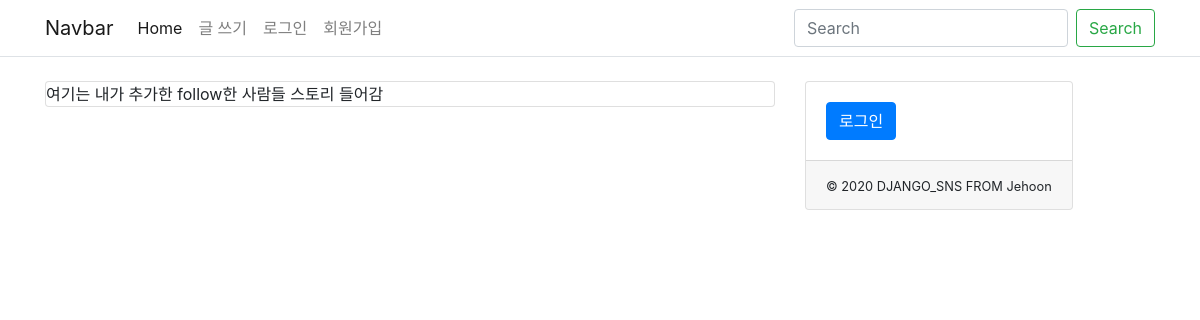
Before: / with the older database file.
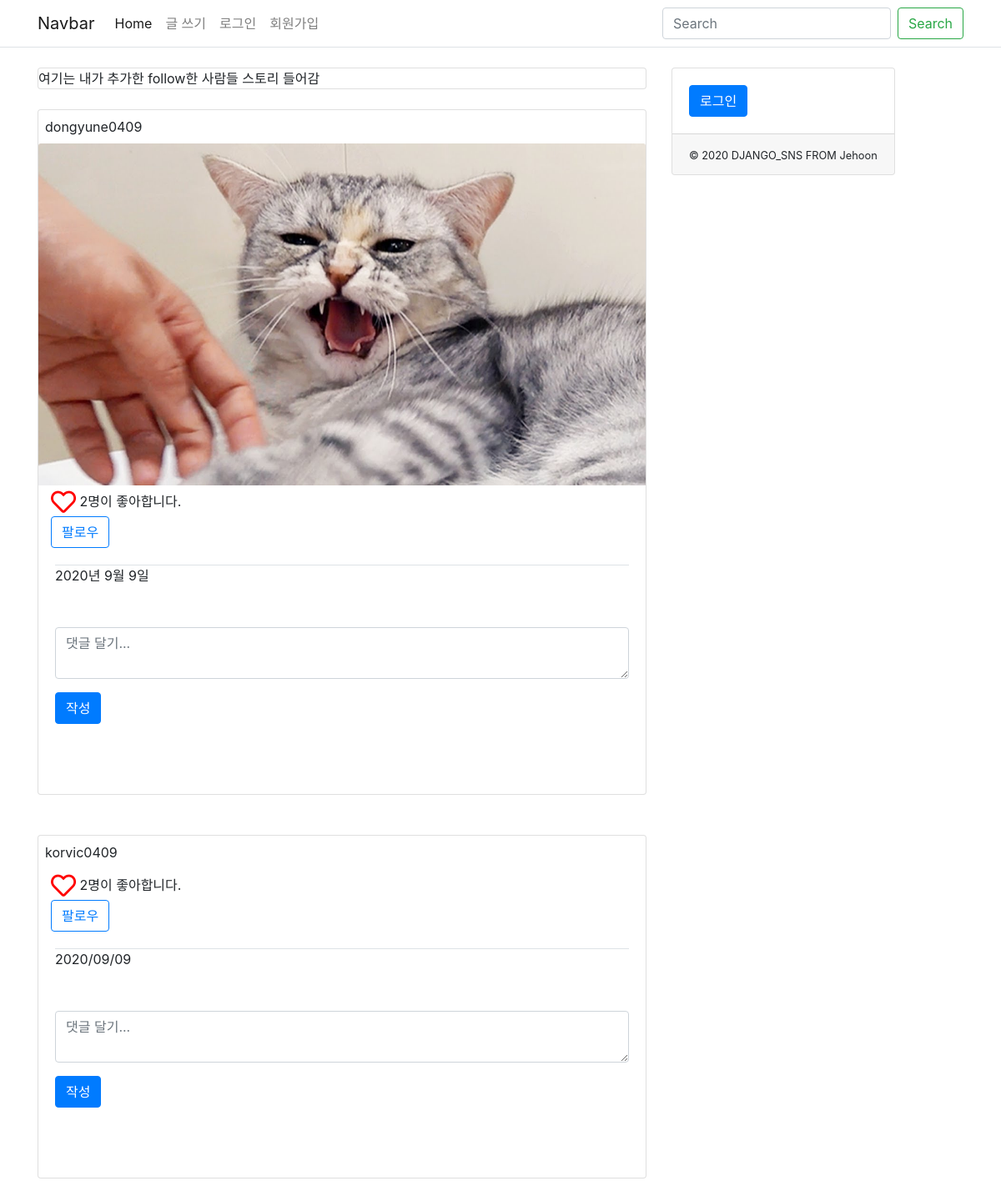
After: the same page with the newer database file.
### posts/models.py (models this page shows)
class Post(models.Model):
    title = models.CharField(max_length=50, null=False)
    content = models.TextField()
    view_count = models.IntegerField(default=0)
    image = models.ImageField(upload_to="image/post")
    user = models.ForeignKey(User, on_delete = models.CASCADE)
    like_user_set = models.ManyToManyField(User, blank=True, related_name='like_user_set', through='Like')
    created_at = models.DateTimeField(auto_now_add=True)
    updated_at = models.DateTimeField(auto_now=True)
    @property
    def like_count(self):
        return self.like_user_set.count()

### django_sns/views.py (the view)
# urls.py: 2. Add a URL to urlpatterns:  path('', views.home, name='home')
def home(request):
    context = {
        'user': request.user,
        'posts': Post.objects.all(),
        'comments': Comment.objects.all()
    }
    return render(request, 'home.html', context)

### templates/home.html (shortened to what this page needs)
{% extends 'base.html' %}
{% block content %}
<div class="sns-container">
    <div class="row">
        <div class="col-8">
            <div class="card mt-4 mb-4">
                여기는 내가 추가한 follow한 사람들 스토리 들어감
            </div>
            {% for post in posts %}
                <div class="card mb-5 sns-card">
                    <div class="row pt-2 pr-2 pl-2 pb-2">
                        <div class="col">
                            <span>{{ post.user.username }}</span>
                        </div>
                    </div>
                    {% if post.image %}
                        <img class="card-img-top" src="{{ post.image.url }}" alt="Card image cap">
                    {% endif %}
                    <div class="row">
                        <div class="col" style="margin-left:15px; margin-top: 5px;">
                            <span>
                                <a href="{% url 'posts:post_like' post.id %}" style="color: red;">
                                    {% if user in post.like_user_set.all %}
                                        <i class="fas fa-heart" style="font-size: 30px;"></i>
                                    {% else %}
                                        <i class="far fa-heart" style="font-size: 30px;"></i>
                                    {% endif %}
                                </a>
                            </span>
                            <span style="vertical-align: super;">{{ post.like_count }}명이 좋아합니다.</span>
                            <div class="follow-btn">
                                {% if user != post.user %}
                                    {% if user.profile in post.user.profile.followers.all %}
                                        <a href="{% url 'users:follow_toggle' post.user.id %}" class="btn btn-primary">팔로잉</a>
                                    {% else %}
                                        <a href="{% url 'users:follow_toggle' post.user.id %}" class="btn btn-outline-primary">팔로우</a>
                                    {% endif %}
                                {% endif %}
                            </div>
                        </div>
                    </div>
                    <div class="card-body">
                        <div class="comment-section border-top">
                        {{ post.content }}
                            <form action="{% url 'posts:create_comment' post.id %}" method="POST" style="margin-top: 50px;" class="create-comment-form">
                                <div class="form-group">
                                    <textarea class="form-control" name="content" placeholder="댓글 달기..." required></textarea>
                                </div>
                                <button type="submit" class="btn btn-primary comment-submit-button">작성</button>
                            </form><br>
                        </div>
                    </div>
                </div>
            {% endfor %}
        </div>
        <div class="col-4">
            <div class="card mt-4 position-fixed">
                <div class="card-body">
                    {% if user.is_authenticated %}
                        <h5 class="card-title">{{ user.username }}님 환영합니다.</h5>
                        <a href="#" class="btn btn-primary">마이페이지</a>
                    {% else %}
                        <a href="{% url 'account_login' %}" class="btn btn-primary">로그인</a>
                    {% endif %}
                </div>
                <div class="card-footer">
                    <small>
                    © 2020 DJANGO_SNS FROM Jehoon
                    </small>
                </div>
            </div>
        </div>
    </div>
</div>
{% endblock %}

### templates/base.html (shortened to what this page needs)
{% load static %}
<!doctype html>
<html lang="ko">
    <head>
        <link rel="stylesheet" href="https://stackpath.bootstrapcdn.com/bootstrap/4.5.2/css/bootstrap.min.css">
        <link rel="stylesheet" href="https://cdnjs.cloudflare.com/ajax/libs/font-awesome/5.8.2/css/all.min.css"/>
    </head>
    <body>
        {% include 'shared/_navbar.html' %}
        <div class="container">
            {% block content %}
            {% endblock %}
        </div>
    </body>
</html>

### templates/shared/_navbar.html (shortened to what this page needs)
<nav class="navbar navbar-expand-lg navbar-light border-bottom">
    <div class="container">
        <a class="navbar-brand" href="#">Navbar</a>
        <div class="collapse navbar-collapse" id="navbarSupportedContent">
            <ul class="navbar-nav mr-auto">
                <li class="nav-item active">
                    <a class="nav-link" href="/">Home <span class="sr-only">(current)</span></a>
                </li>
                <li class="nav-item">
                    <a class="nav-link" href="{% url 'posts:create' %}">글 쓰기</a>
                </li>
                {% if user.is_authenticated %}
                    <li class="nav-item">
                        <a class="nav-link" href="{% url 'account_logout' %}">로그아웃</a>
                    </li>
                    <li class="nav-item">
                        <a class="nav-link" href="#">마이페이지</a>
                    </li>
                {% else %}
                    <li class="nav-item">
                        <a class="nav-link" href="{% url 'account_login' %}">로그인</a>
                    </li>
                    <li class="nav-item">
                        <a class="nav-link" href="{% url 'account_signup'%}">회원가입</a>
                    </li>
                {% endif %}
            </ul>
            <form class="form-inline my-2 my-lg-0">
                <input class="form-control mr-sm-2" type="search" placeholder="Search" aria-label="Search">
                <button class="btn btn-outline-success my-2 my-sm-0" type="submit">Search</button>
            </form>
        </div>
    </div>
</nav>

Changed rows visible on the page:
added Post: user.username "dongyune0409", image (picture), like_count "2", shows "팔로우", content "2020년 9월 9일"
added Post: user.username "korvic0409", like_count "2", shows "팔로우", content "2020/09/09"
